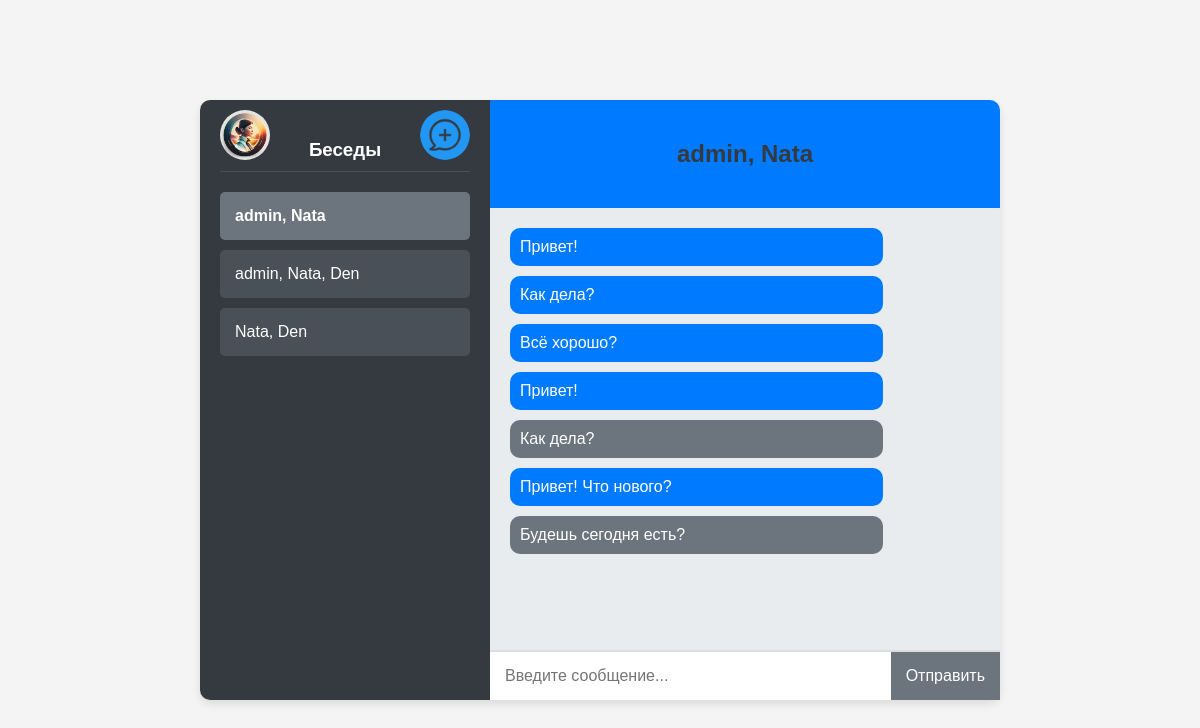
Screenshot of / (signed in) with the database file from the repository.
### api/models.py (models this page shows, shortened)
class ChatRoom(models.Model):
    users = models.ManyToManyField(User, related_name='chatrooms')
    def __str__(self):
        return ', '.join([user.username for user in self.users.all()])

class Message(models.Model):
    sender = models.ForeignKey(User, on_delete=models.CASCADE, related_name='sent_messages')
    chat_room = models.ForeignKey(ChatRoom, on_delete=models.CASCADE, related_name='messages')
    timestamp = models.DateTimeField(auto_now_add=True)
    text = models.TextField()

### api/views.py (the view)
# urls.py: path('', homepage, name='home'),
def homepage(request):
    if request.user is None or request.user.is_anonymous:
        return render(request, 'index.html')
    user = request.user
    chat_rooms = ChatRoom.objects.filter(users=user)
    selected_chat_room = chat_rooms.first()
    messages = Message.objects.filter(chat_room=selected_chat_room) if selected_chat_room else []
    context = {
        'user': user,
        'chat_rooms': chat_rooms,
        'selected_chat_room': selected_chat_room,
        'messages': messages,
    }
    return render(request, 'chat.html', context)

### templates/chat.html (shortened to what this page needs)
<!DOCTYPE html>
<html lang="ru">
<head>
    {% load static %}
    <link rel="stylesheet" href="{% static 'css/style.css' %}">
</head>
<body>
<div class="container messenger-container">
    <div class="sidebar">
        <div class="avatar">
            <img src="{% static 'images/avatar.jpg' %}" alt="Аватар" />
        </div>
        <div class="create-chat">
            <img src="{% static 'images/create-chat-icon.png' %}" alt="Создать беседу">
        </div>
        <h3>Беседы</h3>
        <div class="chat-list">
            {% for chat_room in chat_rooms %}
            <div class="chat-item {% if forloop.first %}selected{% endif %}" data-chat-id="{{ chat_room.id }}">{{ chat_room }}</div>
            {% empty %}
            <p>У вас пока нет чатов.</p>
            {% endfor %}
        </div>
    </div>
    <div class="chat-container">
        <div class="chat-header">
            <h2>{{ selected_chat_room }}</h2>
        </div>
        <div class="chat-messages">
            {% for message in messages %}
            <div class="message {% if message.sender == user %}sent{% else %}received{% endif %}">{{ message.text }}</div>
            {% endfor %}
        </div>
        <div class="chat-input">
            <input type="text" placeholder="Введите сообщение...">
            <button disabled>Отправить</button>
        </div>
    </div>
</div>
</body>
</html>

### static/css/style.css (style rules this page uses)
body { font-family: Arial, sans-serif; background-color: #f4f4f4; margin: 0; padding: 0; display: flex; justify-content: center; align-items: center; height: 100vh; }
.container { background-color: #fff; border-radius: 10px; box-shadow: 0 4px 8px rgba(0, 0, 0, 0.1); }
.messenger-container { width: 800px; height: 600px; display: flex; }
h2 { margin-bottom: 20px; color: #343a40; }
.sidebar { position: relative; width: 250px; background-color: #343a40; color: white; display: flex; flex-direction: column; border-radius: 10px 0 0 10px; padding: 20px; }
.sidebar h3 { text-align: center; margin-bottom: 20px; border-bottom: 1px solid #495057; padding-bottom: 10px; }
.chat-list { flex: 1; overflow-y: auto; }
.chat-list .chat-item { padding: 15px; margin-bottom: 10px; background-color: #495057; border-radius: 5px; cursor: pointer; transition: background-color 0.3s ease; }
.chat-item.selected { background-color: #6c757d; font-weight: bold; }
.chat-container { flex: 1; display: flex; flex-direction: column; }
.chat-header { background-color: #007bff; color: white; padding: 20px; text-align: center; border-radius: 0 10px 0 0; }
.chat-messages { flex: 1; padding: 20px; overflow-y: auto; background-color: #e9ecef; border-bottom: 1px solid #ddd; }
.message { background-color: #007bff; color: white; padding: 10px; border-radius: 10px; margin-bottom: 10px; max-width: 75%; }
.message.sent { background-color: #6c757d; align-self: flex-end; }
.chat-input { display: flex; border-top: 1px solid #ddd; }
.chat-input input { flex: 1; padding: 15px; border: none; outline: none; font-size: 16px; }
.chat-input button { background-color: #007bff; color: white; border: none; padding: 15px; cursor: pointer; font-size: 16px; transition: background-color 0.3s ease; }
.chat-input button:disabled, .chat-input button[disabled] { background-color: #6c757d; }
.avatar { position: absolute; top: 10px; left: 20px; }
.avatar img { width: 50px; height: 50px; border-radius: 50%; object-fit: cover; }
.create-chat { position: absolute; top: 10px; right: 20px; }
.create-chat img { width: 50px; height: 50px; border-radius: 50%; object-fit: cover; cursor: pointer; }

### rows the page displays
ChatRoom: id.username "admin, Nata"
ChatRoom: id.username "admin, Nata, Den"
ChatRoom: id.username "Nata, Den"
Message: text "Привет!"
Message: text "Как дела?"
Message: text "Всё хорошо?"
Message: text "Привет!"
Message: text "Как дела?"
Message: text "Привет! Что нового?"
Message: text "Будешь сегодня есть?"
